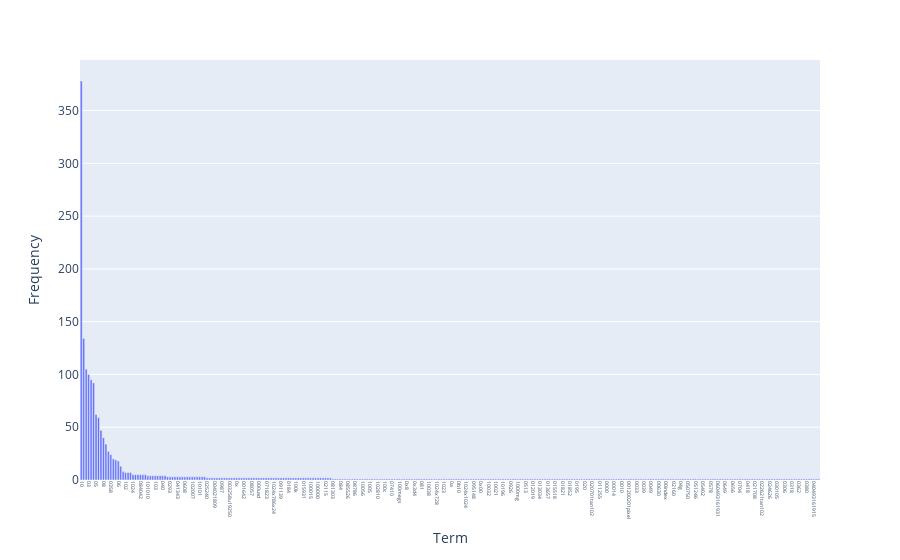

The code cell stored with this chart in its notebook:
### Markdown cell above
#### Exercise 15 (take home)

### Code cell
# Answer here

# turn df created before into dataframe then sort it by frequency
df = pd.DataFrame(df)
df_sorted = df.sort_values(by="frequency", ascending=False)


fig = px.bar(df_sorted, x="term", y="frequency")
fig.update_xaxes(tickangle=90, tickfont=dict(size=5))
fig.update_layout(xaxis_title="Term", yaxis_title="Frequency")
fig.show()

### Figure 1 — Plotly figure (JSON) as saved in the notebook; plotly's stock layout.template omitted (floating-point values rounded to 4 significant figures; data arrays with more than 128 entries replaced by an {"elided": "..."} marker saying what was removed)
{"data": [{"alignmentgroup": "True", "hovertemplate": "term=%{x}<br>frequency=%{y}<extra></extra>", "legendgroup": "", "marker": {"color": "#636efa", "pattern": {"shape": ""}}, "name": "", "offsetgroup": "", "orientation": "v", "showlegend": false, "textposition": "auto", "type": "bar", "x": {"elided": "300 str values"}, "xaxis": "x", "y": {"elided": "300 int values"}, "yaxis": "y"}], "layout": {"barmode": "relative", "legend": {"tracegroupgap": 0}, "margin": {"t": 60}, "xaxis": {"anchor": "y", "domain": [0, 1], "tickangle": 90, "tickfont": {"size": 5}, "title": {"text": "Term"}}, "yaxis": {"anchor": "x", "domain": [0, 1], "title": {"text": "Frequency"}}}}
